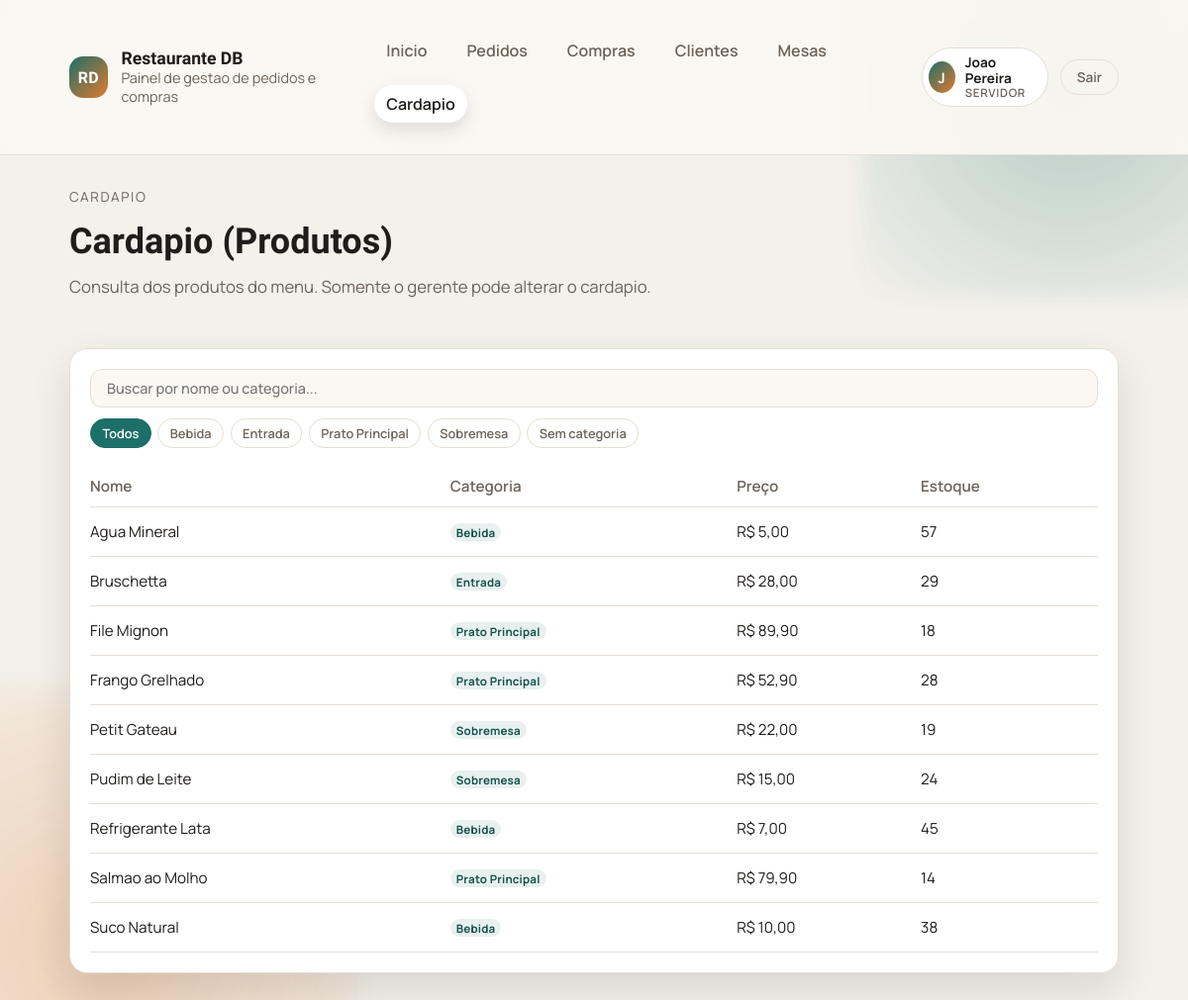
Page /cardapio (signed in) on the committed database.
### tables this page shows
CREATE TABLE categorias (
    id_categoria INTEGER PRIMARY KEY AUTOINCREMENT,
    nome TEXT NOT NULL
);

CREATE TABLE produtos (
    id_produto INTEGER PRIMARY KEY AUTOINCREMENT,
    nome TEXT NOT NULL,
    descricao TEXT,
    preco NUMERIC NOT NULL,
    id_categoria INTEGER,
    estoque INTEGER DEFAULT 0,
    FOREIGN KEY (id_categoria) REFERENCES categorias(id_categoria)
);

### public/bd/auth.php (called while the page is built, shortened)
<?php
require_once __DIR__ . '/models.php';
function current_user(): ?array
{
    return $_SESSION['usuario'] ?? null;
}
function is_admin(): bool
{
    $user = current_user();
    return $user !== null && $user['perfil'] === 'admin';
}

### public/bd/models.php (called while the page is built, shortened)
<?php
$pdo = null;
function db_connect() {
    global $pdo;
    if (!$pdo) {
        $db_path = __DIR__ . '/../../database.sqlite';
        $pdo = get_sqlite_connection($db_path);
    }
    return $pdo;
}
function get_produtos() {
    $pdo = db_connect();
    $stmt = $pdo->query("SELECT p.*, c.nome as categoria_nome FROM produtos p LEFT JOIN categorias c ON p.id_categoria = c.id_categoria ORDER BY p.nome ASC");
    return $stmt->fetchAll();
}
function get_categorias() {
    $pdo = db_connect();
    $stmt = $pdo->query("SELECT * FROM categorias ORDER BY nome ASC");
    return $stmt->fetchAll();
}

### public/templates/cardapio.php (the view, shortened to what this page needs)
<?php
require_once __DIR__ . '/../bd/models.php';
require_once __DIR__ . '/../bd/auth.php';
$produtos = get_produtos();
$categorias = get_categorias();
$pode_gerenciar = is_admin();
?><!doctype html>
<html lang="pt-BR">
<head>
    <link rel="stylesheet" href="/style.css">
</head>
<body>
    <?php $active = '/cardapio'; require __DIR__ . '/partials/topbar.php'; ?>
    <main class="container">
        <section class="page-header">
            <div>
                <p class="eyebrow">Cardapio</p>
                <h1><?= $pode_gerenciar ? 'Gerenciar Cardapio (Produtos)' : 'Cardapio (Produtos)' ?></h1>
                <p class="lead"><?= $pode_gerenciar ? 'Produtos disponiveis no menu e em estoque.' : 'Consulta dos produtos do menu. Somente o gerente pode alterar o cardapio.' ?></p>
            </div>
        </section>
        <section class="layout"<?= $pode_gerenciar ? '' : ' style="grid-template-columns: 1fr;"' ?>>
            <div class="table-card">
                <div class="cardapio-toolbar">
                    <input
                        type="text"
                        id="busca-prod"
                        class="search-input"
                        placeholder="Buscar por nome ou categoria..."
                        autocomplete="off"
                    >
                    <div class="cat-tabs" id="cat-tabs">
                        <button class="cat-tab active" type="button" data-cat="">Todos</button>
                        <?php foreach ($categorias as $cat): ?>
                        <button class="cat-tab" type="button" data-cat="<?= htmlspecialchars((string)$cat['nome']) ?>">
                            <?= htmlspecialchars((string)$cat['nome']) ?>
                        </button>
                        <?php endforeach; ?>
                        <button class="cat-tab" type="button" data-cat="__sem__">Sem categoria</button>
                    </div>
                </div>
                <table>
                    <thead>
                        <tr>
                            <th>Nome</th>
                            <th>Categoria</th>
                            <th>Preço</th>
                            <th>Estoque</th>
                        </tr>
                    </thead>
                    <tbody id="tabela-body">
                        <?php foreach ($produtos as $p):
                            $cat_nome = (string)($p['categoria_nome'] ?? '');
                        ?>
                        <tr
                            data-nome="<?= htmlspecialchars(strtolower($p['nome'])) ?>"
                            data-cat="<?= $cat_nome !== '' ? htmlspecialchars($cat_nome) : '__sem__' ?>"
                        >
                            <td><?= htmlspecialchars((string)$p['nome']) ?></td>
                            <td>
                                <?php if ($cat_nome !== ''): ?>
                                <span class="cat-badge"><?= htmlspecialchars($cat_nome) ?></span>
                                <?php else: ?>
                                <span class="cell-sub">—</span>
                                <?php endif; ?>
                            </td>
                            <td>R$ <?= number_format((float)$p['preco'], 2, ',', '.') ?></td>
                            <td><?= (int)$p['estoque'] <= 0 ? '<span class="text-danger">Esgotado</span>' : htmlspecialchars((string)$p['estoque']) ?></td>
                        </tr>
                        <?php endforeach; ?>
                    </tbody>
                </table>
            </div>
        </section>
    </main>
</body>
</html>

### public/style.css (style rules this page uses)
:root { --bg: #f4f1eb; --bg-alt: #fbf8f2; --ink: #1f1c1a; --muted: #6d6358; --brand: #1d6f69; --brand-dark: #14524d; --accent: #e07a2f; --card: #ffffff; --border: #e6ded3; --shadow: 0 18px 40px rgba(26, 24, 22, 0.12); --radius: 18px; --radius-sm: 12px; --max: 1100px; }
* { box-sizing: border-box; }
body { margin: 0; font-family: "Manrope", "Segoe UI", sans-serif; background: var(--bg); color: var(--ink); min-height: 100vh; position: relative; }
body::before, body::after { content: ""; position: fixed; inset: auto; z-index: -1; pointer-events: none; opacity: 0.8; }
body::before { width: 420px; height: 420px; top: -120px; right: -90px; background: radial-gradient(circle, rgba(29, 111, 105, 0.35), rgba(29, 111, 105, 0)); filter: blur(10px); }
body::after { width: 520px; height: 520px; bottom: -200px; left: -160px; background: radial-gradient(circle, rgba(224, 122, 47, 0.35), rgba(224, 122, 47, 0)); filter: blur(14px); }
p { line-height: 1.6; margin: 0; }
.container { max-width: var(--max); margin: 0 auto; padding: 32px 20px; }
.eyebrow { font-size: 0.85rem; text-transform: uppercase; letter-spacing: 0.12em; color: var(--muted); margin-bottom: 12px; }
h1, h2, h3 { font-family: "Unbounded", sans-serif; margin: 0 0 12px; }
h1 { font-size: clamp(2rem, 3vw, 2.7rem); }
.lead { font-size: 1.05rem; color: var(--muted); margin-bottom: 20px; }
.page-header { display: flex; align-items: flex-start; justify-content: space-between; gap: 20px; flex-wrap: wrap; }
.layout { display: grid; grid-template-columns: minmax(0, 1.4fr) minmax(0, 0.9fr); gap: 22px; margin-top: 28px; }
.table-card, .form-card { background: var(--card); border: 1px solid var(--border); border-radius: var(--radius); padding: 20px; box-shadow: var(--shadow); }
table { width: 100%; border-collapse: collapse; font-size: 0.95rem; }
thead th { text-align: left; color: var(--muted); font-weight: 600; padding: 10px 0; border-bottom: 1px solid var(--border); }
tbody td { padding: 14px 0; border-bottom: 1px solid var(--border); vertical-align: top; }
input, select, textarea { width: 100%; padding: 10px 12px; border-radius: 12px; border: 1px solid var(--border); background: var(--bg-alt); font-family: "Manrope", sans-serif; font-weight: 500; color: var(--ink); }
.hero > *, .card, .table-card, .form-card { animation: rise 0.6s ease both; }
.cardapio-toolbar { display: flex; flex-direction: column; gap: 0.7rem; margin-bottom: 1.1rem; }
.search-input { width: 100%; padding: 0.58rem 1rem; border: 1.5px solid var(--border); border-radius: var(--radius-sm); font-family: inherit; font-size: 0.9rem; background: var(--bg-alt); color: var(--ink); outline: none; transition: border-color 0.15s, background 0.15s; }
.cat-tabs { display: flex; gap: 0.4rem; flex-wrap: wrap; }
.cat-tab { padding: 0.28em 0.9em; border-radius: 999px; border: 1.5px solid var(--border); background: var(--card); color: var(--muted); font: inherit; font-size: 0.8rem; font-weight: 600; cursor: pointer; transition: all 0.14s; line-height: 1.6; }
.cat-tab.active { background: var(--brand); border-color: var(--brand); color: #fff; }
.cat-badge { display: inline-block; padding: 0.13em 0.52em; border-radius: 999px; font-size: 0.72rem; font-weight: 700; background: rgba(29,111,105,0.1); color: var(--brand-dark); letter-spacing: 0.02em; white-space: nowrap; vertical-align: middle; }

### rows in the picture
categorias: nome "Bebida"
categorias: nome "Entrada"
categorias: nome "Prato Principal"
categorias: nome "Sobremesa"
produtos: nome "Agua Mineral", id_categoria.nome "Bebida", preco "5,00", estoque "57"
produtos: nome "Bruschetta", id_categoria.nome "Entrada", preco "28,00", estoque "29"
produtos: nome "File Mignon", id_categoria.nome "Prato Principal", preco "89,90", estoque "18"
produtos: nome "Frango Grelhado", id_categoria.nome "Prato Principal", preco "52,90", estoque "28"
produtos: nome "Petit Gateau", id_categoria.nome "Sobremesa", preco "22,00", estoque "19"
produtos: nome "Pudim de Leite", id_categoria.nome "Sobremesa", preco "15,00", estoque "24"
produtos: nome "Refrigerante Lata", id_categoria.nome "Bebida", preco "7,00", estoque "45"
produtos: nome "Salmao ao Molho", id_categoria.nome "Prato Principal", preco "79,90", estoque "14"
produtos: nome "Suco Natural", id_categoria.nome "Bebida", preco "10,00", estoque "38"

### other values in the picture
$label "Inicio"
$label "Pedidos"
$label "Compras"
$label "Clientes"
$label "Mesas"
$label "Cardapio"
substr((string)$user['nome'], 0, 1) "J"
$user['nome'] "Joao Pereira"
